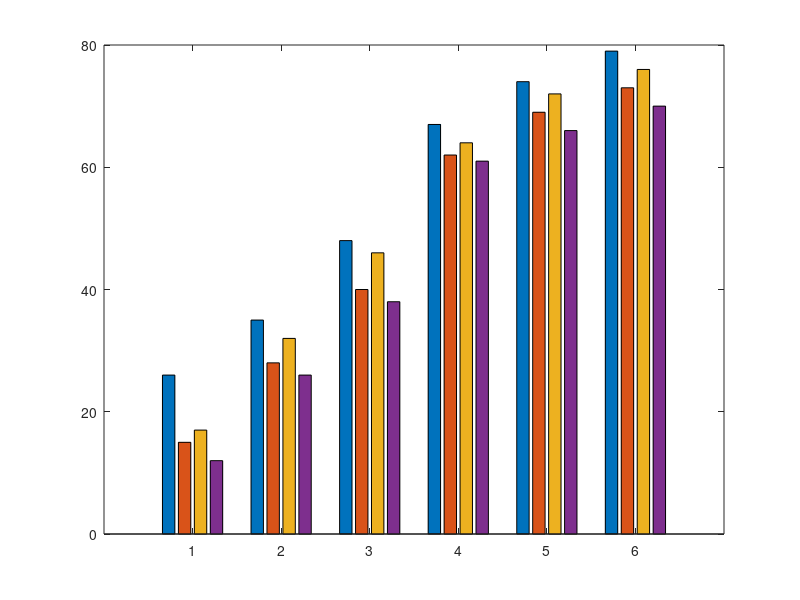

Write MATLAB code to recreate this figure. (Note: this script raises an error after producing the figure.)
clc;
clear all;
% Dữ liệu
x = 1:6;  % số UAV

%  Percentage of MUs served 3 GHz
opt_3g = [26 35 48 67 74 79];       % Xanh trơn
tla_3g = [15  28 40 62 69 73]; % Đỏ trơn

% Percentage of MUs served 2 GHz
opt_2g = [17 32 46 64 72 76];       % Xanh sọc
tla_2g = [12 26 38 61 66 70];      % Đỏ sọc

data = [opt_3g(:), tla_3g(:), opt_2g(:), tla_2g(:)];

% Vẽ biểu đồ
figure;
b = bar(x, data, 'grouped');
hold on;

% Màu sắc
b(1).FaceColor = 'b';  % Xanh trơn
b(2).FaceColor = 'r';  % Đỏ trơn
b(3).FaceColor = [0.4 0.6 0.2];  % Xanh sọc
b(4).FaceColor = [1 0.6 0.2];  % Đỏ sọc


% Thêm số liệu trên đầu mỗi cột, căn giữa và không tràn
offset = 0.01;
for i = 1:4
    x_vals = b(i).XEndPoints;
    y_vals = b(i).YEndPoints;
    labels = string(round(b(i).YData, 1)) + '%';
    text(x_vals + offset, y_vals + 0.5, labels, ...
        'HorizontalAlignment', 'center', ...
        'VerticalAlignment', 'bottom', ...
        'FontSize', 13, 'FontWeight', 'bold');
end


% Thêm marker trên thân 3 trong 4 cột với cùng số lượng (3 cái mỗi cột)
marker_list = {'o', '+', '*'};  % Marker khác nhau
marker_size = 6;
y_ratios = [0.3, 0.5, 0.7];    % Vị trí giống nhau cho mọi cột

for i = 1:length(x)
    % Cột 2: TLA (3GHz)
    x2 = b(2).XEndPoints(i); y2 = b(2).YEndPoints(i);
    for r = y_ratios
        plot(x2, y2 * r, marker_list{1}, 'MarkerSize', marker_size, ...
            'MarkerEdgeColor', 'k', 'MarkerFaceColor', 'k');
    end

    % Cột 3: OPT-UAV (2GHz)
    x3 = b(3).XEndPoints(i); y3 = b(3).YEndPoints(i);
    for r = y_ratios
        plot(x3, y3 * r, marker_list{2}, 'MarkerSize', marker_size, ...
            'MarkerEdgeColor', 'k', 'MarkerFaceColor', 'k');
    end

    % Cột 4: TLA (2GHz)
    x4 = b(4).XEndPoints(i); y4 = b(4).YEndPoints(i);
    for r = y_ratios
        plot(x4, y4 * r, marker_list{3}, 'MarkerSize', marker_size, ...
            'MarkerEdgeColor', 'k', 'MarkerFaceColor', 'k');
    end
end

% Nhãn trục, giới hạn
xlabel('Number of UAVs in emergency zone', ...
    'FontSize', 16, 'FontWeight', 'bold');
ylabel('Fraction of served MUs(%)', ...
    'FontSize', 16, 'FontWeight', 'bold');
ylim([0 100]);

% Legend
legend({'OPT-UAV (3Gbps)', 'TLA (3Gbps)', 'OPT-UAV (2Gbps)', 'TLA (2Gbps)'}, ...
    'FontSize', 16, 'Location', 'northoutside', ...
    'Orientation', 'horizontal');

grid on;